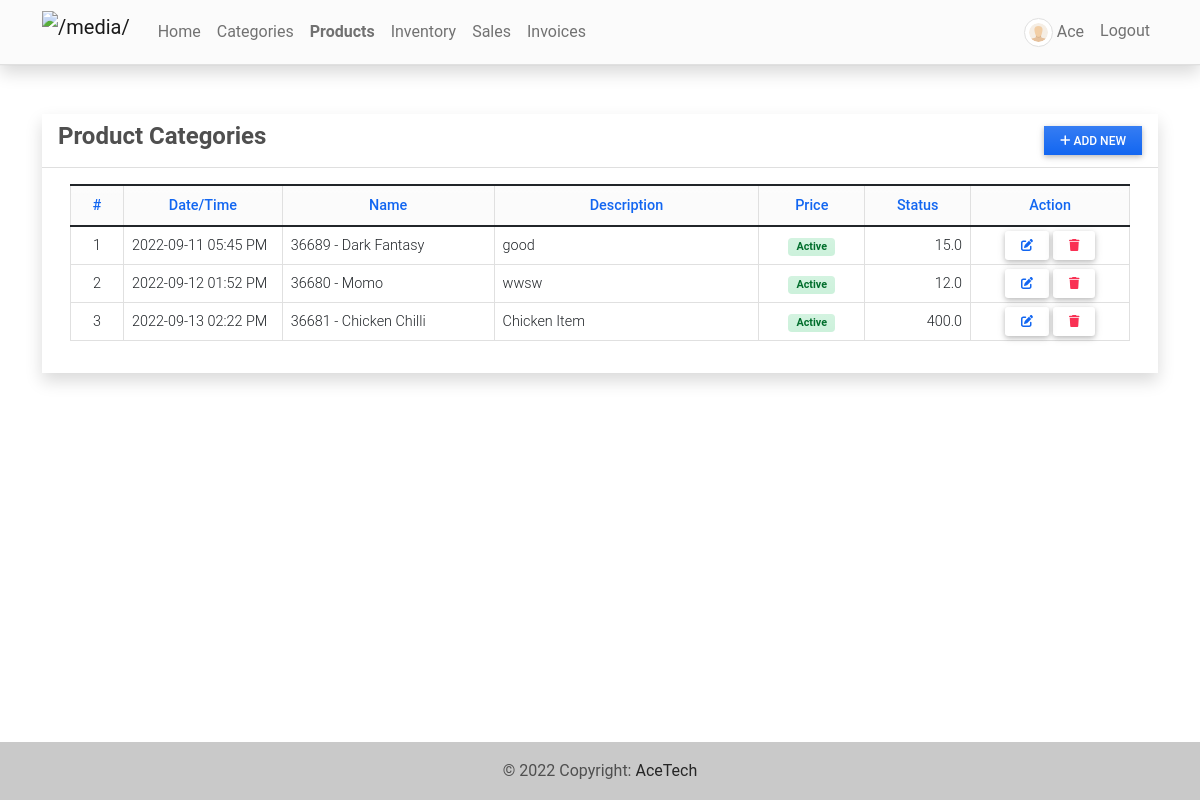
The app's page /product (signed in) with its own data.
### imsApp/models.py (models this page shows, shortened)
class Product(models.Model):
    code=models.CharField(max_length=100,blank=True, null=True)
    name=models.CharField(max_length=250,blank=True, null=True)
    description = models.TextField()
    price = models.FloatField(default=0)
    status = models.CharField(max_length=2, choices=(('1','Active'),('2','Inactive')), default=1)
    date_created = models.DateTimeField(default=timezone.now)
    date_updated = models.DateTimeField(auto_now=True)
    def __str__(self):
        return self.code + ' - ' + self.name

### imsApp/views.py (the view)
# urls.py: path('product',views.product_mgt,name='product-page'),
@login_required
def product_mgt(request):
    context['page_title'] = "Product List"
    products = Product.objects.all()
    context['products'] = products
    return render(request, 'product_mgt.html', context)

### imsApp/templates/product_mgt.html (shortened to what this page needs)
{% extends 'base.html' %} {% load humanize %} {% block pageContent %}
<div class="col-lg-12 col-md-12 col-sm-12 col-xs-12">
    <div class="card card-default rounded-0 shadow ">
        <div class="card-header">
            <div class="d-flex w-100 align-items-center justify-content-between">
                <h4 class="card-title fw-bold">Product Categories</h4>
                <div class="tools">
                    <button type="button" class="btn btn-primary rounded-0 bg-gradient btn-sm" id='add_new'><i class="fa fa-plus"></i> Add New</button>
                </div>
            </div>
        </div>
        <div class="card-body">
            <div class="container-fluid">
                <table class="table table-bordered" id="product-list">
                    <colgroup>
                        <col width="5%">
                        <col width="15%">
                        <col width="20%">
                        <col width="25%">
                        <col width="10%">
                        <col width="10%">
                        <col width="15%">
                    </colgroup>
                    <thead>
                        <tr class="bg-gradient bg-light bg-opacity-50 text-primary">
                            <th class="px-2 py-2 text-center">#</th>
                            <th class="px-2 py-2 text-center">Date/Time</th>
                            <th class="px-2 py-2 text-center">Name</th>
                            <th class="px-2 py-2 text-center">Description</th>
                            <th class="px-2 py-2 text-center">Price</th>
                            <th class="px-2 py-2 text-center">Status</th>
                            <th class="px-2 py-2 text-center">Action</th>
                        </tr>
                    </thead>
                    <tbody>
                        {% for product in products %}
                        <tr>
                            <td class="px-2 py-1 align-middle text-center">{{ forloop.counter }}</td>
                            <td class="px-2 py-1 align-middle">{{ product.date_created|date:"Y-m-d h:i A" }}</td>
                            <td class="px-2 py-1 align-middle">{{ product }}</td>
                            <td class="px-2 py-1 align-middle">
                                <p class="m-0 text-truncate">{{ product.description }}</p>
                            </td>
                            <td class="px-1 py-1 align-middle text-center">
                                {% if product.status == '1' %}
                                <span class="badge alert-success bg-gradient  px-2">Active</span> {% else %}
                                <span class="badge alert-danger bg-gradient  px-2">Inactive</span> {% endif %}
                            </td>
                            <td class="px-2 py-1 align-middle text-end">{{ product.price|intcomma }}</td>
                            <td class="px-2 py-1 align-middle text-center">
                                <a class="btn text-primary btn-sm edit-data" href="javascript:void(0)" data-id="{{ product.pk }}" title="Edit">
                                    <i class="fa fa-edit"></i>
                                </a>
                                <button class="btn text-danger btn-sm delete-data" type="button" data-id="{{ product.pk }}" title="Delete">
                                    <i class="fa fa-trash"></i>
                                </button>
                            </td>
                        </tr>
                        {% endfor %}
                    </tbody>
                </table>
            </div>
        </div>
    </div>
</div>
{% endblock pageContent %}

### imsApp/templates/base.html (shortened to what this page needs)
{% load static %}
<!DOCTYPE html>
<html lang="en">
<head>
    <link rel="stylesheet" href="{% static 'assets/font-awesome/css/all.min.css' %}">
    <link rel="stylesheet" href="{% static 'assets/bootstrap/css/bootstrap.min.css' %}">
    <link rel="stylesheet" href="{% static 'assets/select2/dist/css/select2.min.css' %}">
    <link rel="stylesheet" href="{% static 'assets/mdb-blogtemplate/css/mdb.min.css' %}" />
    <link rel="stylesheet" href="{% static 'assets/DataTables/datatables.min.css' %}" />
    <link rel="stylesheet" href="{% static 'assets/default/css/style.css' %}">
</head>
<body class="">
    {% block TopNavigation %} {% include "TopNavigation.html" %} {% endblock TopNavigation %}
    <main class="py-5">
        <div class="container mb-3">
             {% block pageContent %} {% endblock pageContent %}
        </div>
    </main>
    <footer class="bg-light text-lg-start">
        <div class="text-center p-3" style="background-color: rgba(0, 0, 0, 0.2);">
            © {% now 'Y' %} Copyright:
            <a class="text-dark" href="https://acetechnepal.com/" target="_blank">AceTech</a>
        </div>
    </footer>
</body>
</html>

### imsApp/templates/topNavigation.html (shortened to what this page needs)
{% load static %}
<header>
    <nav class="navbar navbar-expand-lg navbar-light bg-light text-dark fixed-top text-success shadow border-bottom">
        <div class="container">
            <a class="navbar-brand" target="_blank" href="{% url 'home-page' %}">
                <img src="{{ MEDIA_URL }}/default/acetech.png" height="16" alt="{{ MEDIA_URL }}" loading="lazy" style="margin-top: -3px;" />
            </a>
            <div class="collapse navbar-collapse text-white" id="navbarExample01">
                <ul class="navbar-nav me-auto mb-2 mb-lg-0" id="topNav">
                    {% if user.id %}
                    <li class="nav-item">
                        <a class="nav-link" aria-current="page" href="{% url 'home-page' %}">Home</a>
                    </li>
                    <li class="nav-item">
                        <a class="nav-link" aria-current="page" href="{% url 'category-page' %}">Categories</a>
                    </li>
                    <li class="nav-item">
                        <a class="nav-link" aria-current="page" href="{% url 'product-page' %}">Products</a>
                    </li>
                    <li class="nav-item">
                        <a class="nav-link" aria-current="page" href="{% url 'inventory-page' %}">Inventory</a>
                    </li>
                    <li class="nav-item">
                        <a class="nav-link" aria-current="page" href="{% url 'sales-page' %}">Sales</a>
                    </li>
                    <li class="nav-item">
                        <a class="nav-link" aria-current="page" href="{% url 'invoice-page' %}">Invoices</a>
                    </li>
                    {% endif %}
                </ul>
                <ul class="navbar-nav d-flex flex-row">
                    {% if user.id %} {% if user.profile.user_type == 1 %} {% endif %}
                    <li class="nav-item me-3 me-lg-0">
                        <a class="nav-link" href="{% url 'profile' %}">
                            <span class="me-1"><img src="{{ MEDIA_URL }}/default/default-avatar.png" alt="User Avatar" id="user-avatar" class="img-thumbnail rounded-circle"></span>{{ user.first_name }}
                        </a>
                    </li>
                    <li class="nav-item me-3 me-lg-0">
                        <a class="nav-link" href="{% url 'logout' %}">Logout</a>
                    </li>
                    {% endif %}
                </ul>
            </div>
        </div>
    </nav>
</header>

### static/assets/default/css/style.css (style rules this page uses)
html, body { height: 100%; width: 100%; max-height: 100%; overflow: auto; display: flex; flex-direction: column; }
body>header { flex-shrink: auto; }
body>main { flex-shrink: auto; flex-grow: auto; overflow: auto; }
body>footer { flex-shrink: auto; position: absolute; bottom: 0; left: 0; width: calc(100%); }
#user-avatar { width: 1.8rem; height: 1.8rem; object-fit: scale-down; object-position: center center; }
.navbar-brand>img { height: 2em; }
.nav-item.active a.nav-link { font-weight: bolder !important; }

### records on screen
Product: date_created "2022-09-11 05:45 PM", code+name "36689 - Dark Fantasy", description "good", status "Active", price "15.0"
Product: date_created "2022-09-12 01:52 PM", code+name "36680 - Momo", description "wwsw", status "Active", price "12.0"
Product: date_created "2022-09-13 02:22 PM", code+name "36681 - Chicken Chilli", description "Chicken Item", status "Active", price "400.0"

### other values on screen
{{ user.first_name }} "Ace"
